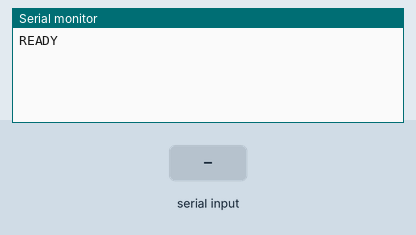
This sketch was run on a simulated Seeed XIAO ESP32-S3. On the bench: the last lines printed to the serial monitor. The test bench sets the inputs (shaded band).

Above: at 1.5 s.
1.6 s: "90 45 200\n" received over Serial
At 2.8 s:
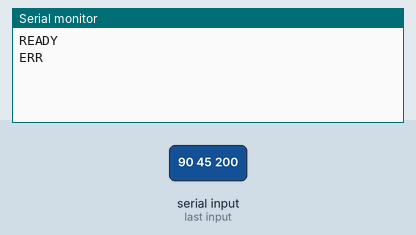
3.1 s: "N90\n" received over Serial
At 4.3 s:
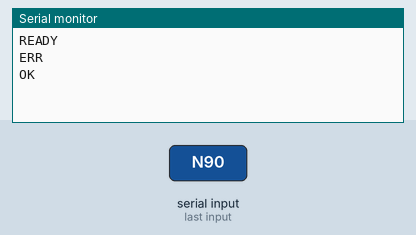

Measured:
- after the input at 1.6 s, the serial monitor: prints a new line at once (image 1)
- after the input at 3.1 s, the serial monitor: prints a new line at once (image 2)

The sketch:

day1_3_command.ino
```cpp
// (licence header left out)
#include <Arduino.h>

// ───────── 서보 버스 (SCS0009 / scscl) ─────────
#define SERVO_BAUD  1000000
#define PIN_TX      44   // D7 (GPIO44) — PCB 배치에 맞춰 스왑
#define PIN_RX      43   // D6 (GPIO43) — PCB 배치에 맞춰 스왑
#define BUS_GAP_US  700           // 패킷 사이 간격 — 연속전송 깨짐 방지

void scsWrite(uint8_t id, uint8_t addr, const uint8_t *data, uint8_t n) {
  while (Serial1.available()) Serial1.read();
  uint8_t len = n + 3;
  uint8_t chk = id + len + 0x03 + addr;
  Serial1.write(0xFF); Serial1.write(0xFF);
  Serial1.write(id);   Serial1.write(len);
  Serial1.write(0x03); Serial1.write(addr);
  for (uint8_t i = 0; i < n; i++) { Serial1.write(data[i]); chk += data[i]; }
  Serial1.write((uint8_t)(~chk));
  Serial1.flush();
  delayMicroseconds(BUS_GAP_US);
}
void scsWriteByte(uint8_t id, uint8_t addr, uint8_t val) { scsWrite(id, addr, &val, 1); }
void scsWritePos(uint8_t id, int pos, uint16_t moveTime, uint16_t speed) {
  uint8_t p[6] = {
    (uint8_t)((pos >> 8) & 0xFF), (uint8_t)(pos & 0xFF),
    (uint8_t)((moveTime >> 8) & 0xFF), (uint8_t)(moveTime & 0xFF),
    (uint8_t)((speed >> 8) & 0xFF), (uint8_t)(speed & 0xFF)
  };
  scsWrite(id, 42, p, 6);
}

// ───────── 손 방향 (왼손/오른손) — 아래 한 줄만 선택 ─────────
//#define HAND_RIGHT
#define HAND_LEFT
#ifdef HAND_LEFT
  const int SDIR = +1;            // 왼손 (실측 확인). 브이가 오므라들면 부호 반대로
  const int BDIR = +1;            // 왼손 굽힘 (실측 확인)
#else
  const int SDIR = -1;            // 오른손 (거울상 가정, 실측 전). 브이가 오므라들면 부호 반대로
  const int BDIR = -1;            // 오른손 굽힘 (실측 확인)
#endif

// ───────── 손가락 = 서보쌍 매핑 (물리 배선에 맞게 조정) ─────────
//  손가락 순서:  0=엄지  1=검지  2=중지약지  3=새끼
//  실측 매핑:  검지=서보1,2 / 중지약지=3,4 / 새끼=5,6 / 엄지=7,8
//  ★ 엉뚱한 손가락이 움직이면 아래 두 줄의 서보 ID 순서만 바꾸면 됨.
const uint8_t SA[4] = { 7, 1, 3, 5 };   // 엄지, 검지, 중지약지, 새끼 (a쪽 서보)
const uint8_t SB[4] = { 8, 2, 4, 6 };   //                          (b쪽 서보)
#define THUMB  0
#define INDEX  1
#define MIDDLE 2                          // 중지약지
#define PINKY  3

// ───────── 손 모델 (offsets.py 이식) ─────────
const int MID = 511;
const int OFFSET[9] = { 0, 0, +14, -16, -28, +10, -20, +8, +7 };  // [서보ID 1..8]
const int LIMIT = 307;
const int SPEED = 600;

const int FLEX = 300, EXT = 80, SWAY = 110, SPREAD = 65;
const int THUMB_FLEX = 180, THUMB_TUCK = 120;   // 주먹 시 엄지 안쪽으로 감기

int  gSpeed = SPEED;
int  midv(int id)          { return constrain(MID + OFFSET[id], 0, 1023); }
int  clampv(int id, int p) { int m = midv(id); return constrain(constrain(p, m - LIMIT, m + LIMIT), 0, 1023); }
void w(int id, int p)      { scsWritePos(id, clampv(id, p), 0, gSpeed); }

void finger(int idx, int flex, int sway = 0) {
  flex *= BDIR; sway *= SDIR;
  w(SA[idx], midv(SA[idx]) - flex + sway);
  w(SB[idx], midv(SB[idx]) + flex + sway);
}
// 순서 = [엄지, 검지, 중지약지, 새끼]
void poseSet(int fT, int fI, int fM, int fP, int sT = 0, int sI = 0, int sM = 0, int sP = 0) {
  finger(THUMB, fT, sT); finger(INDEX, fI, sI); finger(MIDDLE, fM, sM); finger(PINKY, fP, sP);
}

// ───────── 포즈 (0~4) ─────────
void pOpen() { poseSet(-EXT, -EXT, -EXT, -EXT); }
void pFist() {   // 네 손가락 먼저 말고 → 엄지를 위로 (엄지·검지 간섭 방지)
  finger(INDEX, FLEX); finger(MIDDLE, FLEX); finger(PINKY, FLEX);
  delay(150);
  finger(THUMB, THUMB_FLEX, THUMB_TUCK);
}

// 숫자 세기: 검지 → 중지약지 → 새끼 → 엄지 순으로 편다
void pCount(int n) {
  const int order[4] = { INDEX, MIDDLE, PINKY, THUMB };
  bool up[4] = { false, false, false, false };
  for (int i = 0; i < n && i < 4; i++) up[order[i]] = true;
  for (int i = 0; i < 4; i++) finger(i, up[i] ? -EXT : FLEX);
}

bool doPose(int n) {
  switch (n) {
    case 0:  poseSet(0, 0, 0, 0); break;                                     // 중립
    case 1:  pCount(1); break;                                               // 하나 (검지)
    case 2:  pCount(2); break;                                               // 둘 (검지+중지약지)
    case 3:  pCount(3); break;                                               // 셋 (+새끼)
    case 4:  pCount(4); break;                                               // 넷 (다 폄)
    default: return false;
  }
  return true;
}

// ───────── 모션 (1~6) ─────────  poseSet 인자 순서 = [엄지, 검지, 중지약지, 새끼]
//  m1 노노 · m2 가위바위보 · m3 박수 · m4 따봉 · m5 브이 · m6 손흔들기
void mNo() {   // 검지 세우고 좌우로 "노노"
  finger(THUMB,FLEX); finger(INDEX,-EXT); finger(MIDDLE,FLEX); finger(PINKY,FLEX); delay(400);
  for (int r=0;r<4;r++){ finger(INDEX,-EXT,SWAY); delay(180); finger(INDEX,-EXT,-SWAY); delay(180);}
  finger(INDEX,-EXT,0); delay(200); pOpen();
}
void mRps() { pFist(); delay(700);          // 바위 → 가위 → 보
  finger(THUMB,FLEX); finger(INDEX,-EXT); finger(MIDDLE,-EXT); finger(PINKY,FLEX); delay(700); pOpen(); delay(700); }
void mClap() {   // 박수: 네 손가락 모아 접었다 폈다
  for (int r=0;r<3;r++){ poseSet(FLEX,FLEX,FLEX,FLEX); delay(160); pOpen(); delay(160);} }
void mThumbUp() {   // 따봉: 엄지만 펴고 나머지 접기
  finger(THUMB,-EXT); finger(INDEX,FLEX); finger(MIDDLE,FLEX); finger(PINKY,FLEX); delay(900); pOpen(); }
void mV() {   // 브이: 검지·중지약지 펴서 벌리기
  int v = SPREAD/2; finger(THUMB,FLEX); finger(INDEX,-EXT,-v); finger(MIDDLE,-EXT,+v); finger(PINKY,FLEX); delay(900); pOpen(); }
void mWave() { pOpen(); delay(400);         // 손흔들기: 엄지만 반대로 저어 자연스럽게
  for (int i=0;i<4;i++){ poseSet(-EXT,-EXT,-EXT,-EXT, -SWAY, SWAY, SWAY, SWAY); delay(280);
                         poseSet(-EXT,-EXT,-EXT,-EXT,  SWAY,-SWAY,-SWAY,-SWAY); delay(280);} pOpen(); }

bool doMotion(int n) {
  switch (n) {
    case 1: mNo(); break;      case 2: mRps(); break;   case 3: mClap(); break;
    case 4: mThumbUp(); break; case 5: mV(); break;     case 6: mWave(); break;
    default: return false;
  }
  return true;
}

// 자유 포즈: "F b0,b1,b2,b3,s0,s1,s2,s3"  (순서=[엄지,검지,중지약지,새끼])
bool doFree(char *args) {
  int v[8], i = 0;
  char *tok = strtok(args, ", \t");
  while (tok && i < 8) { v[i++] = atoi(tok); tok = strtok(NULL, ", \t"); }
  if (i != 8) return false;
  for (int k = 0; k < 4; k++) finger(k, v[k], v[4 + k]);   // clampv 가 안전장치
  return true;
}

// ───────── 명령 파서 (PC -> XIAO) ─────────
void handleCommand(char *s) {
  char c = toupper(s[0]);
  char *rest = s + 1;
  while (*rest == ' ' || *rest == '\t') rest++;
  bool ok = false;
  switch (c) {
    case 'P': ok = doPose(atoi(rest));   break;
    case 'M': ok = doMotion(atoi(rest)); break;
    case 'F': ok = doFree(rest);         break;
    case 'N': ok = doPose(0);            break;
    default:  ok = false;
  }
  Serial.println(ok ? "OK" : "ERR");
}

void setup() {
  Serial.begin(115200);
  Serial1.begin(SERVO_BAUD, SERIAL_8N1, PIN_RX, PIN_TX);
  delay(300);
  for (int id = 1; id <= 8; id++) scsWriteByte(id, 40, 1);   // 토크 ON
  doPose(0);                                                 // 중립으로 시작
  Serial.println("READY");
}

void loop() {
  static char buf[80];
  static uint8_t len = 0;
  while (Serial.available()) {
    char c = Serial.read();
    if (c == '\n' || c == '\r') {
      if (len) { buf[len] = 0; handleCommand(buf); len = 0; }
    } else if (len < sizeof(buf) - 1) {
      buf[len++] = c;
    }
  }
}
```
